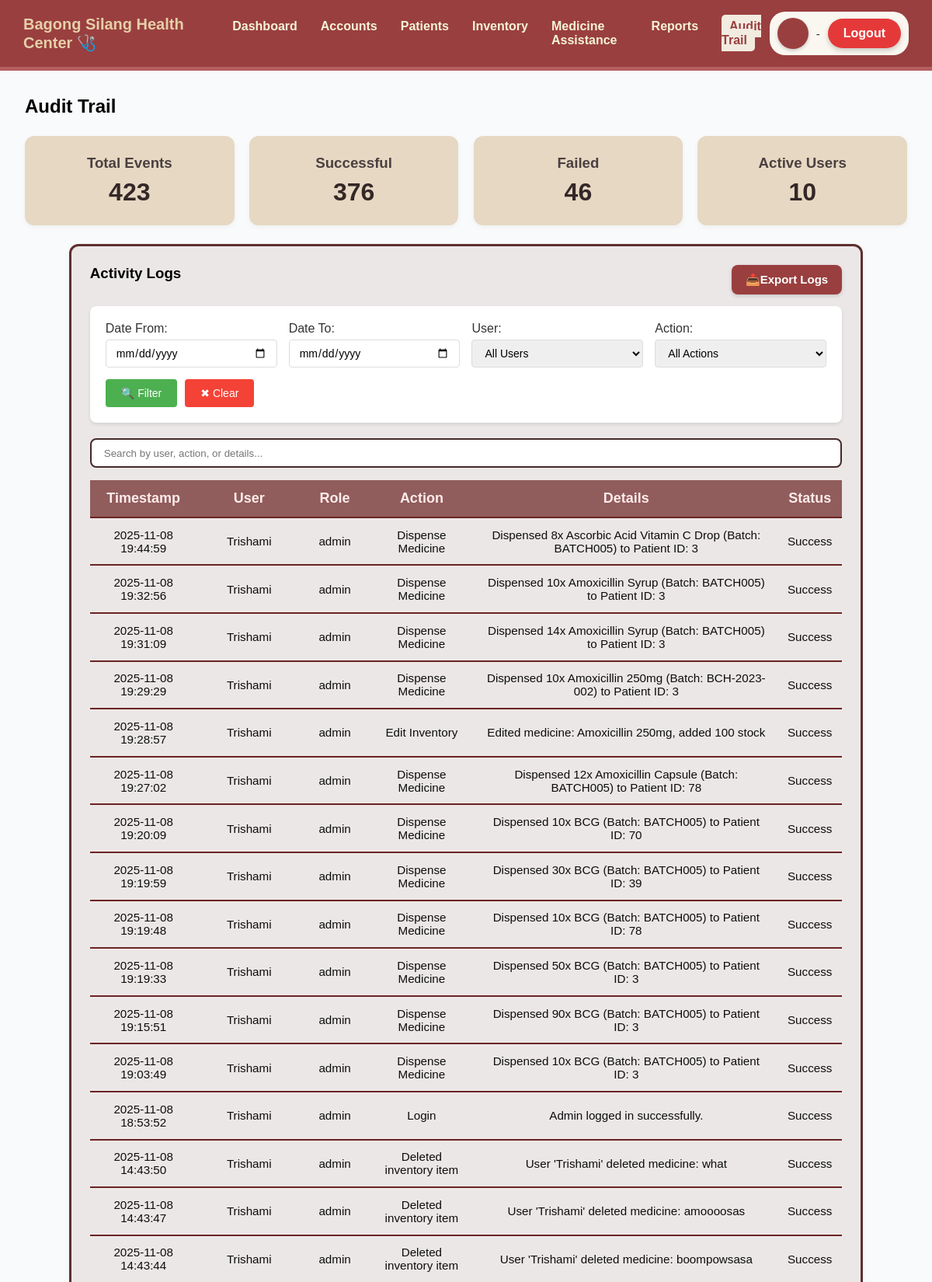
Screenshot of /aud.php (upper part) with the database file from the repository.
### tables this page shows
CREATE TABLE `audit_trail` (
  `id` int(11) NOT NULL,
  `user_id` int(11) DEFAULT NULL,
  `employee_id` varchar(255) DEFAULT NULL,
  `action` varchar(255) NOT NULL,
  `details` text DEFAULT NULL,
  `status` varchar(50) DEFAULT NULL,
  `timestamp` datetime DEFAULT current_timestamp()
);

### aud.php (the view, shortened to what this page needs)
<?php
$host = "localhost";
$user = "root";
$pass = "";
$db   = "barangay_health_center";
$conn = new mysqli($host, $user, $pass, $db);
$date_from = isset($_GET['date_from']) ? $_GET['date_from'] : '';
$date_to = isset($_GET['date_to']) ? $_GET['date_to'] : '';
$where_sql = '';
$sql = "
SELECT
    a.id,
    a.timestamp,
    a.action,
    a.details,
    a.status,
    COALESCE(u.username, e.fullname, e.email, 'Unknown User') AS username,
    CASE
        WHEN u.user_id IS NOT NULL THEN 'admin'
        WHEN e.employee_id IS NOT NULL THEN 'staff'
        ELSE 'unknown'
    END AS role
FROM audit_trail a
LEFT JOIN users u ON a.user_id = u.user_id
LEFT JOIN employee_accounts e ON a.employee_id = e.employee_id
$where_sql
ORDER BY a.timestamp DESC
";
$result = $conn->query($sql);
$count_base = "
FROM audit_trail a
LEFT JOIN users u ON a.user_id = u.user_id
LEFT JOIN employee_accounts e ON a.employee_id = e.employee_id
$where_sql
";
$and_clause = !empty($where_sql) ? " AND " : " WHERE ";
$total_events = $conn->query("SELECT COUNT(*) AS total $count_base")->fetch_assoc()['total'];
$successful   = $conn->query("SELECT COUNT(*) AS success $count_base $and_clause a.status='Success'")->fetch_assoc()['success'];
$failed       = $conn->query("SELECT COUNT(*) AS fail $count_base $and_clause a.status='Failed'")->fetch_assoc()['fail'];
$active_users = $conn->query("SELECT COUNT(DISTINCT COALESCE(a.user_id, a.employee_id)) AS active $count_base $and_clause a.status='Success'")->fetch_assoc()['active'];
?>
<!DOCTYPE html>
<html lang="en">
<head>
  <link rel="stylesheet" href="styles/aud.css">
</head>
<body>
  <header class="navbar">
    <div class="logo">Bagong Silang Health Center 🩺</div>
    <nav>
      <ul>
        <li><a href="admd.php">Dashboard</a></li>
        <li><a href="emp.php">Accounts</a></li>
        <li><a href="pat.php">Patients</a></li>
        <li><a href="inv.php">Inventory</a></li>
        <li><a href="med.php">Medicine Assistance</a></li>
        <li><a href="rep.php">Reports</a></li>
        <li><a href="aud.php" class="active">Audit Trail</a></li>
      </ul>
    </nav>
    <div class="user-info">
      <div class="avatar"><?php echo strtoupper(substr($_SESSION['role'], 0, 1)); ?></div>
      <span><?php echo ucfirst($_SESSION['role']); ?> - <?php echo $_SESSION['username']; ?></span>
      <form method="post" action="logout.php">
        <button type="submit" class="logout-btn">Logout</button>
      </form>
    </div>
  </header>
  <main class="content">
    <h2>Audit Trail</h2>
    <div class="summary-cards">
      <div class="card"><h3>Total Events</h3><p class="value"><?php echo $total_events; ?></p></div>
      <div class="card"><h3>Successful</h3><p class="value"><?php echo $successful; ?></p></div>
      <div class="card"><h3>Failed</h3><p class="value"><?php echo $failed; ?></p></div>
      <div class="card"><h3>Active Users</h3><p class="value"><?php echo $active_users; ?></p></div>
    </div>
    <section class="logs">
      <div class="logs-header">
        <h3>Activity Logs</h3>
        <button class="export-btn" onclick="exportLogs()">📤Export Logs</button>
      </div>
      <div class="filter-section">
        <form method="GET" action="aud.php" id="filterForm">
          <div class="filter-row">
            <div class="filter-group">
              <label>Date From:</label>
              <input type="date" name="date_from" value="<?php echo htmlspecialchars($date_from); ?>">
            </div>
            <div class="filter-group">
              <label>Date To:</label>
              <input type="date" name="date_to" value="<?php echo htmlspecialchars($date_to); ?>">
            </div>
            <div class="filter-group">
              <label>User:</label>
              <select name="filter_user">
                <option value="">All Users</option>
              </select>
            </div>
            <div class="filter-group">
              <label>Action:</label>
              <select name="filter_action">
                <option value="">All Actions</option>
              </select>
            </div>
            <div class="filter-buttons">
              <button type="submit" class="filter-btn">🔍 Filter</button>
              <button type="button" class="clear-btn" onclick="clearFilters()">✖ Clear</button>
            </div>
          </div>
        </form>
      </div>
      <input type="text" placeholder="Search by user, action, or details..." class="search-box" onkeyup="searchLogs(this.value)">
      <table class="logs-table" id="logsTable">
        <thead>
          <tr>
            <th>Timestamp</th>
            <th>User</th>
            <th>Role</th>
            <th>Action</th>
            <th>Details</th>
            <th>Status</th>
          </tr>
        </thead>
        <tbody>
          <?php if ($result && $result->num_rows > 0): ?>
            <?php while ($row = $result->fetch_assoc()): ?>
              <tr>
                <td><?php echo $row['timestamp']; ?></td>
                <td><?php echo htmlspecialchars($row['username']); ?></td>
                <td><?php echo htmlspecialchars($row['role']); ?></td>
                <td><?php echo htmlspecialchars($row['action']); ?></td>
                <td><?php echo htmlspecialchars($row['details']); ?></td>
                <td><?php echo htmlspecialchars($row['status']); ?></td>
              </tr>
            <?php endwhile; ?>
          <?php else: ?>
            <tr><td colspan="6">No activity logs found.</td></tr>
          <?php endif; ?>
        </tbody>
      </table>
    </section>
  </main>
</body>
</html>

### styles/aud.css (style rules this page uses)
* { margin: 0; padding: 0; box-sizing: border-box; font-family: Arial, sans-serif; }
.navbar { display: flex; justify-content: space-between; align-items: center; background: #9A3F3F; padding: 15px 30px; border-bottom: 5px solid #b45f5f; }
.logo { font-weight: bold; font-size:20px; color: #E6CFA9; }
.navbar nav ul { list-style: none; display: flex; gap: 30px; }
.navbar nav ul li a { text-decoration: none; color: #f4f4d7; border-radius:5px; font-weight: bold; }
.navbar nav ul li a.active { color: #9a3f3f; background: #f2ebe0; border-radius: 30px; padding: 6px 10px; border-radius: 5px; transition: 0.3s ease; }
.user-info { display: flex; align-items: center; gap: 10px; background: #faf7f1; padding: 8px 10px; border-radius: 20px; box-shadow: 0 2px 6px rgb(134 73 73 / 10%); font-family: Arial, sans-serif; color: #333; transition: all 0.3s ease; }
.avatar { width: 40px; height: 40px; background-color: #9A3F3F; color: #fff; border-radius: 50%; display: flex; align-items: center; justify-content: center; font-weight: bold; font-size: 18px; text-transform: uppercase; box-shadow: 0 2px 4px rgba(0,0,0,0.2); }
.user-info span { font-size: 15px; font-weight: 500; }
.logout-btn { background-color: #e53939; color: white; border: none; padding: 10px 20px; border-radius: 25px; cursor: pointer; font-size: 16px; font-weight: bold; transition: all 0.3s ease; box-shadow: 0 3px 6px rgba(0, 0, 0, 0.2); }
.summary-cards { display: flex; gap: 20px; margin-bottom: 30px; }
.card { flex: 1; background: #fff; border-radius: 10px; padding: 20px; text-align: center; font-weight: bold; box-shadow: 0 3px 8px rgba(0, 0, 0, 0.1); }
.card { background: #E6D8C3; padding: 1.5rem; border-radius: 12px; box-shadow: 0 2px 6px rgba(0,0,0,0.05); text-align: center; transition: all 0.3s ease; cursor: pointer; }
.card { transition: all 0.3s ease; cursor: pointer; }
.content { padding: 20px; background: #f4f6f9; min-height: 100vh; }
.content { padding: 2rem; background: #f9fafb; }
.summary-cards { display: grid; grid-template-columns: repeat(4, 1fr); gap: 1.2rem; margin: 1.5rem 0; }
.card { background: #fff; padding: 1.5rem; border-radius: 12px; box-shadow: 0 2px 6px rgba(0,0,0,0.05); text-align: center; }
.card h3 { font-size: rem; color: #4a4040; margin-bottom: 0.5rem; }
.card .value { font-size: 2rem; font-weight: bold; color: #332727; }
.logs { width: 90%; margin: 0 auto; background: #ece7e7; padding: 1.5rem; border-radius: 12px; border: 3px solid #5e2f2f; box-shadow: 0 2px 6px rgba(0,0,0,0.05); }
.logs h3 { margin-bottom: 1rem; }
.search-box { width: 100%; padding: 0.6rem 1rem; margin-bottom: 1rem; border: 2px solid #452929; border-radius: 8px; }
.logs-table { width: 100%; margin:0; border-collapse: collapse; }
.logs-table th, .logs-table td { padding: 0.8rem; text-align: center; border-bottom: 2px solid #6b2323; font-size: 0.95rem; }
.logs-table th { background:#915c5c; color: #ffebeb; font-weight: bold; font-size:18px; }
.logs-table td { color: #0d0d0d; }
.logs-header { display: flex; justify-content: space-between; align-items: center; margin-bottom: 15px; }
.export-btn { background-color: #9A3F3F; color: #fff; border: none; padding: 10px 18px; border-radius: 8px; font-size: 15px; cursor: pointer; transition: 0.3s ease; font-weight: bold; display: inline-flex; align-items: center; gap: 6px; box-shadow: 0 2px 5px rgba(0, 0, 0, 0.15); }

### aud.php (style rules this page uses)
.filter-section { background: white; padding: 20px; border-radius: 8px; margin-bottom: 20px; box-shadow: 0 2px 4px rgba(0,0,0,0.1); }
.filter-row { display: flex; gap: 15px; flex-wrap: wrap; align-items: flex-end; }
.filter-group { flex: 1; min-width: 200px; }
.filter-group label { display: block; margin-bottom: 5px; font-weight: 500; color: #333; }
.filter-group input, .filter-group select { width: 100%; padding: 8px 12px; border: 1px solid #ddd; border-radius: 4px; font-size: 14px; }
.filter-buttons { display: flex; gap: 10px; align-items: flex-end; }
.filter-btn, .clear-btn { padding: 10px 20px; border: none; border-radius: 4px; cursor: pointer; font-size: 14px; font-weight: 500; }
.filter-btn { background: #4CAF50; color: white; }
.clear-btn { background: #f44336; color: white; }

### rows the page displays
audit_trail: timestamp "2025-11-08 19:44:59", username "Trishami", role "admin", action "Dispense Medicine", details "Dispensed 8x Ascorbic Acid Vitamin C Drop (Batch: BATCH005) to Patient ID: 3", status "Success"
audit_trail: timestamp "2025-11-08 19:32:56", username "Trishami", role "admin", action "Dispense Medicine", details "Dispensed 10x Amoxicillin Syrup (Batch: BATCH005) to Patient ID: 3", status "Success"
audit_trail: timestamp "2025-11-08 19:31:09", username "Trishami", role "admin", action "Dispense Medicine", details "Dispensed 14x Amoxicillin Syrup (Batch: BATCH005) to Patient ID: 3", status "Success"
audit_trail: timestamp "2025-11-08 19:29:29", username "Trishami", role "admin", action "Dispense Medicine", details "Dispensed 10x Amoxicillin 250mg (Batch: BCH-2023-002) to Patient ID: 3", status "Success"
audit_trail: timestamp "2025-11-08 19:28:57", username "Trishami", role "admin", action "Edit Inventory", details "Edited medicine: Amoxicillin 250mg, added 100 stock", status "Success"
audit_trail: timestamp "2025-11-08 19:27:02", username "Trishami", role "admin", action "Dispense Medicine", details "Dispensed 12x Amoxicillin Capsule (Batch: BATCH005) to Patient ID: 78", status "Success"
audit_trail: timestamp "2025-11-08 19:20:09", username "Trishami", role "admin", action "Dispense Medicine", details "Dispensed 10x BCG (Batch: BATCH005) to Patient ID: 70", status "Success"
audit_trail: timestamp "2025-11-08 19:19:59", username "Trishami", role "admin", action "Dispense Medicine", details "Dispensed 30x BCG (Batch: BATCH005) to Patient ID: 39", status "Success"
audit_trail: timestamp "2025-11-08 19:19:48", username "Trishami", role "admin", action "Dispense Medicine", details "Dispensed 10x BCG (Batch: BATCH005) to Patient ID: 78", status "Success"
audit_trail: timestamp "2025-11-08 19:19:33", username "Trishami", role "admin", action "Dispense Medicine", details "Dispensed 50x BCG (Batch: BATCH005) to Patient ID: 3", status "Success"
audit_trail: timestamp "2025-11-08 19:15:51", username "Trishami", role "admin", action "Dispense Medicine", details "Dispensed 90x BCG (Batch: BATCH005) to Patient ID: 3", status "Success"
audit_trail: timestamp "2025-11-08 19:03:49", username "Trishami", role "admin", action "Dispense Medicine", details "Dispensed 10x BCG (Batch: BATCH005) to Patient ID: 3", status "Success"
audit_trail: timestamp "2025-11-08 18:53:52", username "Trishami", role "admin", action "Login", details "Admin logged in successfully.", status "Success"
audit_trail: timestamp "2025-11-08 14:43:50", username "Trishami", role "admin", action "Deleted inventory item", details "User 'Trishami' deleted medicine: what", status "Success"
audit_trail: timestamp "2025-11-08 14:43:47", username "Trishami", role "admin", action "Deleted inventory item", details "User 'Trishami' deleted medicine: amoooosas", status "Success"
audit_trail: timestamp "2025-11-08 14:43:44", username "Trishami", role "admin", action "Deleted inventory item", details "User 'Trishami' deleted medicine: boompowsasa", status "Success"

### other values shown
$total_events "423"
$successful "376"
$failed "46"
$active_users "10"
